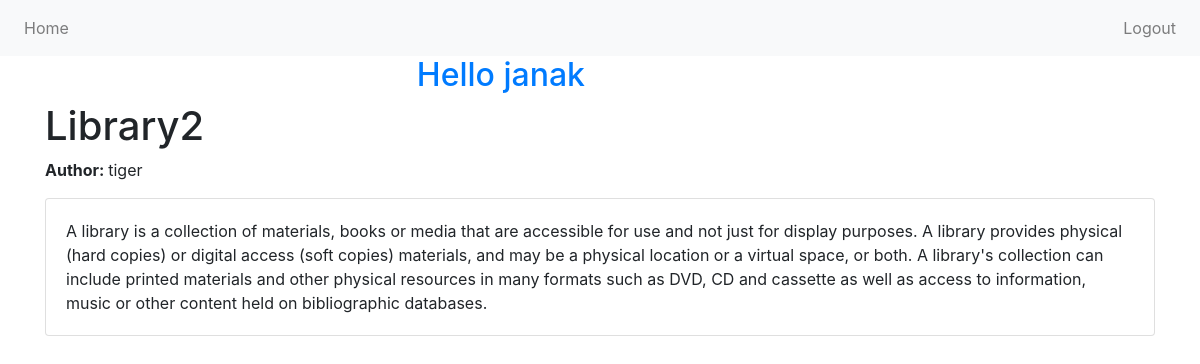
The app's page /post/5/ (signed in) with its own data.
### blog/models.py (models this page shows, shortened)
class Post(models.Model):
    title = models.CharField(max_length=200)
    author = models.ForeignKey("auth.User",on_delete=models.CASCADE,)
    body = models.TextField()

### blog/views.py (the view)
# urls.py: path("post/<int:pk>/",BlogDetailView.as_view(),
class BlogDetailView(LoginRequiredMixin,DetailView):
    model = Post
    template_name = "post_detail.html"

### templates/post_detail.html (shortened to what this page needs)
{% extends "base.html" %}
{% block content %}
<div class="container">
    <h1>{{post.title}}</h1>
    <p><strong>Author: </strong>{{post.author}}</p>
    <div class="card mb-4">
        <div class="card-body">
            <p class="card-text">{{post.body}}</p>
        </div>
    </div>
</div>
{% endblock content %}

### templates/base.html (shortened to what this page needs)
<!DOCTYPE html>
{% load static %}
<html>
    <head>
        <link rel="stylesheet" href="https://maxcdn.bootstrapcdn.com/bootstrap/4.5.2/css/bootstrap.min.css">
    </head>
    <body>
        <nav class="navbar navbar-expand-lg navbar-light bg-light">
            <div class="collapse navbar-collapse" id="navbarNav">
                <ul class="navbar-nav">
                    <li class="nav-item">
                        <a class="nav-link" href="{% url 'home'%}">Home</a>
                    </li>
                </ul>
            </div>
            <div class="navbar-nav ml-auto">
                <ul class="navbar-nav">
                    {% if user.is_authenticated %}
                    <li class="nav-item">
                        <a class="nav-item nav-link" href="{% url 'logout'%}">Logout</a>
                    </li>
                    {% endif %}
                </ul>
            </div>
        </nav>
        {% if user.is_authenticated %}
        <div class="col-md-6">
            <h2 class="text-right text-primary">Hello {{request.user}}</h2>
        </div>
        {% endif %}
            {% block content %}
            {% endblock content %}
    </body>
</html>

### records on screen
Post: title "Library2", author "tiger", body "A library is a collection of materials, books or media that are accessible for use and not just for display purposes. A library provides physical (hard copies) or digital access (soft copies) materials, and may be a physical location or a virtual space, or both. A library's collection can include printed materials and other physical resources in many formats such as DVD, CD and cassette as well as access to information, music or other content held on bibliographic databases."

### other values on screen
{{ request.user }} "janak"
